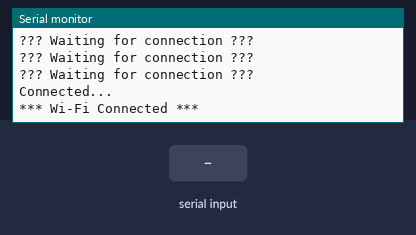
Recording of a sketch running on a simulated ESP8266 (NodeMCU). Shown: the last lines printed to the serial monitor. Inputs (shaded band) come from the test bench. WiFi joins after 1.5 s; servers stay silent unless stated; uploads are accepted with an empty reply.

Above: at 5.9 s.
6.0 s: "90,45\n" received over Serial
At 9.3 s:
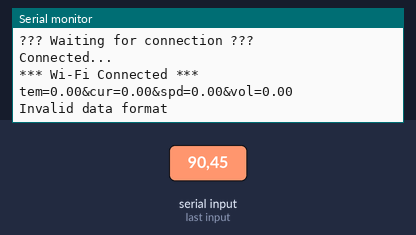
10.0 s: "a:90,b:45,c:200,d:10\n" received over Serial
At 11.8 s:
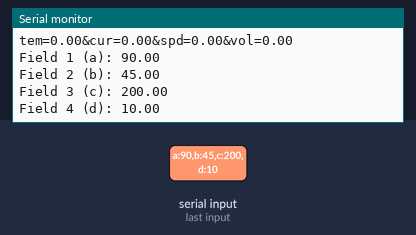

The sketch:

electrical_project_esp_Final.ino
```cpp
#include <ESP8266HTTPClient.h>
#include <ESP8266WiFi.h>
#define WebNme "http://tr9v3tem.000webhostapp.com/uya6d7a8bdai6bd7abiydn7had/updater.php"
#define CSIDN "IQ00 Z7 5G"
#define CPASS "1122334455"
byte RSC = 0;

String string1;
String string2;
String string3;
String string4;

float voltage;
float current;
float rpm;
float temp;

String PostM(String a) {
  WiFiClient client;
  HTTPClient http;
  http.begin(client, WebNme);
  http.addHeader("Content-Type", "application/x-www-form-urlencoded");
  Serial.println(a);
  RSC = http.POST(a);
  String payload = "undefined";
  if (RSC > 0) {
    payload = http.getString();
    Serial.println(payload);
  }
  http.end();
  return payload;
}


void wifiConnect() {
  Serial.println(CSIDN);
  Serial.println(CPASS);
  WiFi.begin(CSIDN, CPASS);
  while (WiFi.status() != WL_CONNECTED) {
    delay(500);
    Serial.println("??? Waiting for connection ???");
  }
  Serial.println("Connected...");
  delay(3000);
  if (WiFi.status() == WL_CONNECTED) {
    Serial.println("*** Wi-Fi Connected ***");
  }
}
void setup() {
  Serial.begin(9600);
  wifiConnect();
  Serial.println(GetM("2133"));
  // put your setup code here, to run once:
}

String GetM(String a) {
  WiFiClient client;
  HTTPClient http;
  http.begin(client, WebNme );
  // RES = 0;
  RSC = http.GET();
  String payload = "undefined";
  if (RSC > 0) {
    payload = http.getString();
    //RES = 1;
  }
  http.end();
  return payload;
}

int tempdata = 10;
int currentdata = 10;
int speeddata = 10 ;
int voltagedata = 10;

String data1 = "";
float field1;
float field2;
float field3;
float field4;
void loop() {

if (Serial.available() > 0) {
    // Read the data from Serial
    String dataString = Serial.readStringUntil('\n');

    // Parse the data based on labels, but only store the values
    float voltage, current, rpm, temp;
    if (sscanf(dataString.c_str(), "a:%f,b:%f,c:%f,d:%f", &voltage, &current, &rpm, &temp) == 4) {
      field1 = voltage;
      field2 = current;
      field3 = rpm;
      field4 = temp;

      // Print the received values for debugging
      Serial.print("Field 1 (a): ");
      Serial.println(field1, 2); // Print with 2 decimal places
      Serial.print("Field 2 (b): ");
      Serial.println(field2, 2);
      Serial.print("Field 3 (c): ");
      Serial.println(field3, 2);
      Serial.print("Field 4 (d): ");
      Serial.println(field4, 2);
    } else {
      // Data did not match the expected format
      Serial.println("Invalid data format");
    }
  }

  delay(3000);

  // Serial.println(PostM(data1 + "tem=" + String(tempdata) + "&cur=" + String(currentdata) + "&spd=" + String(speeddata) + "&vol=" + String(voltagedata) + ""));
Serial.println(PostM(data1 + "tem=" + String(field4,2) + "&cur=" + String(field2,2) + "&spd=" + String(field3,2) + "&vol=" + String(field1,2) + ""));

 // Serial.println(PostM(data1 + "tem=" + string4 + "&cur=" + string2 + "&spd=" + string3 + "&vol=" + string1 + ""));


}
```

Measured:
- after the input at 6.0 s, the serial monitor: prints a new line after 1.9 s (image 1)
- after the input at 10.0 s, the serial monitor: prints a new line after 1.1 s (image 2)
